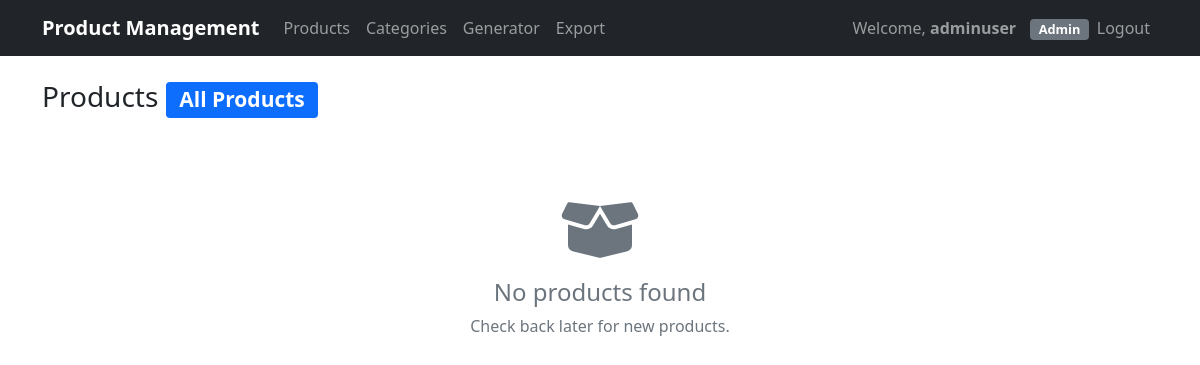
Page /products/ (signed in) on the earlier database version.
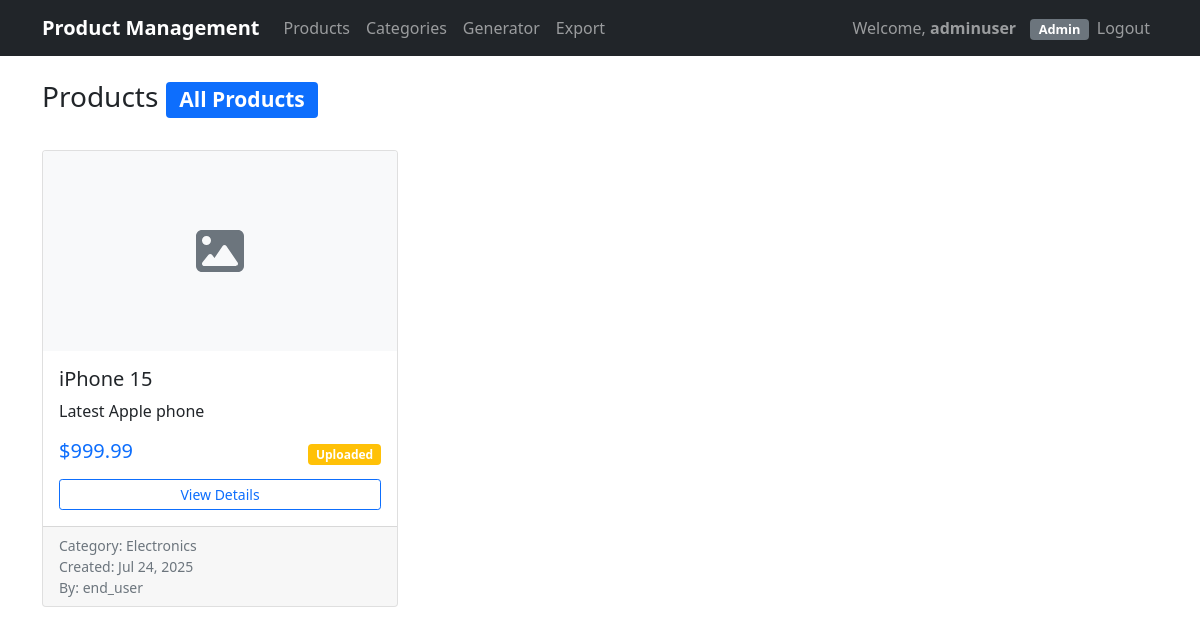
Same page on the later database version.
### apps/products/models.py (models this page shows, shortened)
class Product(models.Model):
    STATUS_CHOICES = [
        ('uploaded', 'Uploaded'),
        ('approved', 'Approved'),
        ('rejected', 'Rejected'),
        ('cancelled', 'Cancelled'),
    ]
    category = models.ForeignKey(Category, on_delete=models.CASCADE)
    title = models.CharField(max_length=255)
    description = models.TextField()
    price = models.DecimalField(max_digits=10, decimal_places=2)
    status = models.CharField(max_length=20, choices=STATUS_CHOICES, default='uploaded')
    video = models.FileField(upload_to='videos/', null=True, blank=True)
    created_by = models.ForeignKey(User, on_delete=models.CASCADE)
    created_at = models.DateTimeField(auto_now_add=True)
    updated_at = models.DateTimeField(auto_now=True)

class Category(models.Model):
    name = models.CharField(max_length=255)

### apps/users/models.py (models this page shows, shortened)
class User(AbstractUser):
    ROLE_CHOICES = (
        ('admin', 'Admin'),
        ('staff', 'Staff'),
        ('agent', 'Agent'),
        ('end_user', 'End User'),
    )
    role = models.CharField(max_length=10, choices=ROLE_CHOICES)

### apps/products/template_views.py (the view)
# urls.py: path('products/', ProductListView.as_view(), name='product_list'),
class ProductListView(LoginRequiredMixin, ListView):
    model = Product
    template_name = 'products/product_list.html'
    context_object_name = 'products'
    def get_queryset(self):
        user = self.request.user
        if user.role == 'admin':
            return Product.objects.all()
        elif user.role == 'staff':
            return Product.objects.filter(status='uploaded')
        elif user.role == 'agent':
            return Product.objects.filter(created_by=user)
        elif user.role == 'end_user':
            return Product.objects.filter(status='approved')
        return Product.objects.none()

### templates/products/product_list.html (shortened to what this page needs)
{% extends 'base.html' %}
{% block content %}
<div class="d-flex justify-content-between align-items-center mb-4">
    <h3>Products
        {% if user.role == 'admin' %}
            <span class="badge bg-primary">All Products</span>
        {% elif user.role == 'staff' %}
            <span class="badge bg-warning">For Review</span>
        {% elif user.role == 'agent' %}
            <span class="badge bg-info">My Products</span>
        {% elif user.role == 'end_user' %}
            <span class="badge bg-success">Available Products</span>
        {% endif %}
    </h3>
</div>
{% if products %}
    <div class="row">
        {% for product in products %}
            <div class="col-md-4 mb-4">
                <div class="card h-100">
                    {% if product.video %}
                        <div class="card-img-top bg-light d-flex align-items-center justify-content-center" style="height: 200px;">
                            <i class="fas fa-video fa-3x text-muted"></i>
                        </div>
                    {% else %}
                        <div class="card-img-top bg-light d-flex align-items-center justify-content-center" style="height: 200px;">
                            <i class="fas fa-image fa-3x text-muted"></i>
                        </div>
                    {% endif %}
                    <div class="card-body d-flex flex-column">
                        <h5 class="card-title">{{ product.title }}</h5>
                        <p class="card-text">{{ product.description|truncatewords:15 }}</p>
                        <div class="mt-auto">
                            <div class="d-flex justify-content-between align-items-center mb-2">
                                <span class="h5 text-primary">${{ product.price }}</span>
                                {% if product.status == 'approved' %}
                                    <span class="badge bg-success">{{ product.get_status_display }}</span>
                                {% elif product.status == 'rejected' %}
                                    <span class="badge bg-danger">{{ product.get_status_display }}</span>
                                {% elif product.status == 'uploaded' %}
                                    <span class="badge bg-warning">{{ product.get_status_display }}</span>
                                {% else %}
                                    <span class="badge bg-secondary">{{ product.get_status_display }}</span>
                                {% endif %}
                            </div>
                            <div class="d-flex gap-2">
                                <a href="{% url 'product_detail' product.id %}" class="btn btn-outline-primary btn-sm flex-fill">View Details</a>
                            </div>
                        </div>
                    </div>
                    <div class="card-footer text-muted small">
                        Category: {{ product.category.name }}<br>
                        Created: {{ product.created_at|date:"M d, Y" }}
                        {% if product.created_by %}
                            <br>By: {{ product.created_by.username }}
                        {% endif %}
                    </div>
                </div>
            </div>
        {% endfor %}
    </div>
{% else %}
    <div class="text-center py-5">
        <i class="fas fa-box-open fa-4x text-muted mb-3"></i>
        <h4 class="text-muted">No products found</h4>
        <p class="text-muted">{% if user.role == 'agent' %}Start by adding your first product.{% else %}Check back later for new products.{% endif %}</p>
    </div>
{% endif %}
{% endblock %}

Differences in the rows shown:
added Product: title "iPhone 15", description "Latest Apple phone", price "999.99", status "Uploaded", category.name "Electronics", created_at "Jul 24, 2025", created_by.username "end_user"
Other differences:
text no longer shown: "No products found Check back later for new products."
